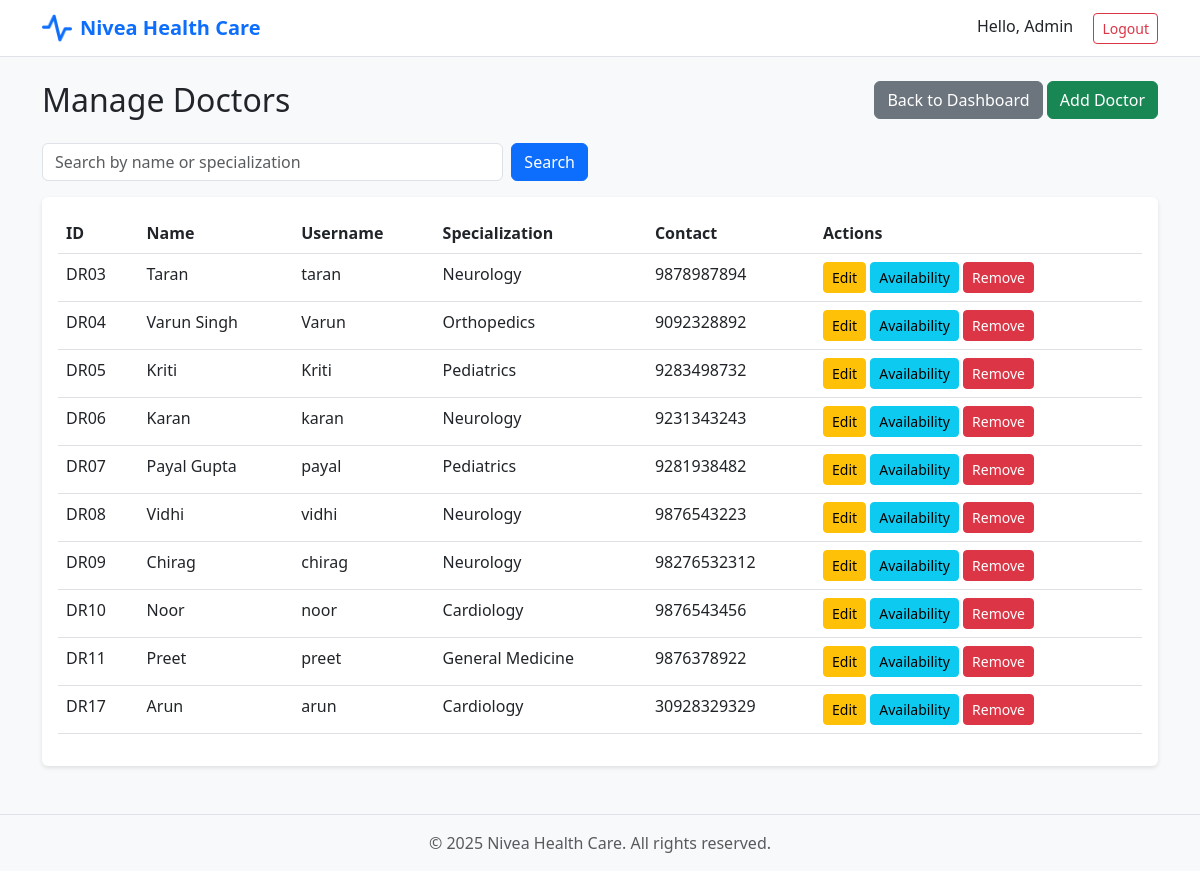
Page /admin/doctors (signed in) on the committed database.
### models.py (models this page shows, shortened)
class User(db.Model):
    __tablename__ = 'user'
    id = db.Column(db.Integer, primary_key=True)
    username = db.Column(db.String(50), unique=True, nullable=False)
    password = db.Column(db.String(100), nullable=False)
    acc_type = db.Column(db.String(20), nullable=False)
    name = db.Column(db.String(100), nullable=False)
    user_addr = db.Column(db.String(200))
    contact_num = db.Column(db.String(15))
    department_id = db.Column(db.Integer, db.ForeignKey('department.id'))
    admin_verified = db.Column(db.Boolean, default=False)
    doctor_appointments = db.relationship('Appointment', foreign_keys='Appointment.doctor_id', backref='doctor')
    patient_appointments = db.relationship('Appointment', foreign_keys='Appointment.patient_id', backref='patient')
    availability = db.relationship('DoctorAvailability', backref='doctor', cascade='all, delete-orphan')

class Department(db.Model):
    __tablename__ = 'department'
    id = db.Column(db.Integer, primary_key=True)
    name = db.Column(db.String(100), nullable=False)
    description = db.Column(db.String(200))
    doctors = db.relationship('User', backref='department')

### routes/admin.py (the view)
@admin_bp.route('/doctors')
@login_required
@role_required('admin')
def doctors():
    search = request.args.get('search', '')
    if search:
        doctors = User.query.filter(
            User.acc_type == 'doctor',
            (User.name.contains(search)) |
            (User.department.has(Department.name.contains(search)))
        ).all()
    else:
        doctors = User.query.filter_by(acc_type='doctor').all()
    departments = Department.query.all()
    return render_template('admin/doctors.html', doctors=doctors,
                         departments=departments, search=search)

### utils.py (called while the page is built)
def login_required(f):
    @wraps(f)
    def wrapper(*args, **kwargs):
        if 'user_id' not in session:
            flash('Please login first', 'danger')
            return redirect(url_for('auth.login'))
        return f(*args, **kwargs)
    return wrapper

def role_required(role):
    def decorator(f):
        @wraps(f)
        def wrapper(*args, **kwargs):
            if 'user_id' not in session:
                flash('Please login first', 'danger')
                return redirect(url_for('auth.login'))
            if session.get('acc_type') != role:
                flash('Access denied', 'danger')
                return redirect(url_for('auth.login'))
            return f(*args, **kwargs)
        return wrapper
    return decorator

### templates/admin/doctors.html (shortened to what this page needs)
{% extends "base.html" %}
{% block content %}
<div class="container mt-4">
    <div class="row mb-3">
        <div class="col-md-6">
            <h2>Manage Doctors</h2>
        </div>
        <div class="col-md-6 text-end">
            <a href="{{ url_for('admin.dashboard') }}" class="btn btn-secondary">Back to Dashboard</a>
            <a href="{{ url_for('admin.add_doctor') }}" class="btn btn-success">Add Doctor</a>
        </div>
    </div>
    <div class="row mb-3">
        <div class="col-md-6">
            <form method="GET" action="{{ url_for('admin.doctors') }}" class="d-flex">
                <input type="text" name="search" class="form-control me-2"
                       placeholder="Search by name or specialization" value="{{ search }}">
                <button type="submit" class="btn btn-primary">Search</button>
            </form>
        </div>
    </div>
    <div class="card">
        <div class="card-body">
            {% if doctors %}
            <div class="table-responsive">
                <table class="table table-hover">
                    <thead>
                        <tr>
                            <th>ID</th>
                            <th>Name</th>
                            <th>Username</th>
                            <th>Specialization</th>
                            <th>Contact</th>
                            <th>Actions</th>
                        </tr>
                    </thead>
                    <tbody>
                        {% for doctor in doctors %}
                        <tr>
                            <td>DR{{ '%02d' % doctor.id }}</td>
                            <td>{{ doctor.name }}</td>
                            <td>{{ doctor.username }}</td>
                            <td>{{ doctor.department.name if doctor.department else 'Not assigned' }}</td>
                            <td>{{ doctor.contact_num if doctor.contact_num else 'N/A' }}</td>
                            <td>
                                <a href="{{ url_for('admin.edit_doctor', id=doctor.id) }}"
                                   class="btn btn-sm btn-warning">Edit</a>
                                <a href="{{ url_for('admin.doctor_availability', id=doctor.id) }}"
                                   class="btn btn-sm btn-info">Availability</a>
                                <button type="button"
                                        class="btn btn-sm btn-danger"
                                        data-bs-toggle="modal"
                                        data-bs-target="#deleteDoctorModal{{ doctor.id }}">
                                    Remove
                                </button>
                            </td>
                        </tr>
                        {% endfor %}
                    </tbody>
                </table>
            </div>
            {% else %}
            <p class="text-center text-muted">No doctors found.</p>
            {% endif %}
        </div>
    </div>
</div>
{% endblock %}

### static/css/style.css (style rules this page uses)
body { min-height: 100vh; display: flex; flex-direction: column; background-color: #f8f9fa; }
.card { border: none; box-shadow: 0 2px 4px rgba(0,0,0,0.1); }

### rows in the picture
User: id "03", name "Taran", username "taran", department "Neurology", contact_num "9878987894"
User: id "04", name "Varun Singh", username "Varun", department "Orthopedics", contact_num "9092328892"
User: id "05", name "Kriti", username "Kriti", department "Pediatrics", contact_num "9283498732"
User: id "06", name "Karan", username "karan", department "Neurology", contact_num "9231343243"
User: id "07", name "Payal Gupta", username "payal", department "Pediatrics", contact_num "9281938482"
User: id "08", name "Vidhi", username "vidhi", department "Neurology", contact_num "9876543223"
User: id "09", name "Chirag", username "chirag", department "Neurology", contact_num "98276532312"
User: id "10", name "Noor", username "noor", department "Cardiology", contact_num "9876543456"
User: id "11", name "Preet", username "preet", department "General Medicine", contact_num "9876378922"
User: id "17", name "Arun", username "arun", department "Cardiology", contact_num "30928329329"

### other values in the picture
{{ session.name }} "Admin"
